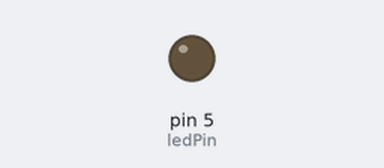
Recording of a sketch running on a simulated Arduino Uno, built with avr-gcc and run on an emulated ATmega328P. Parts: output pins drawn as LEDs (lit = HIGH).

Above: at 0.15 s.
Timing chart, 0 to 1.6 s (numbered marks = the images above):
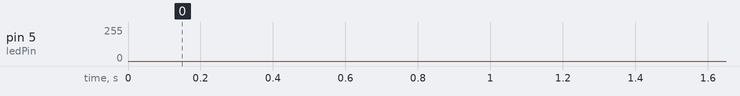

The sketch:

Project_2_PWM.ino
```cpp
/*
Keyestudio smart home Kit for Arduino
Project 2
PWM
http://www.keyestudio.com
*/
int ledPin = 5; // Define the LED pin at D5
void setup () {
      pinMode (ledPin, OUTPUT); // initialize ledpin as an output.
}
void loop () {
for (int value = 0; value<255; value = value + 1) {
     analogWrite (ledPin, value); // LED lights gradually light up
     delay (5); // delay 5MS
   }
   for (int value = 255; value>0; value = value-1) {
     analogWrite (ledPin, value); // LED gradually goes out
     delay (5); // delay 5MS
   }}
//**********************************************************
```
